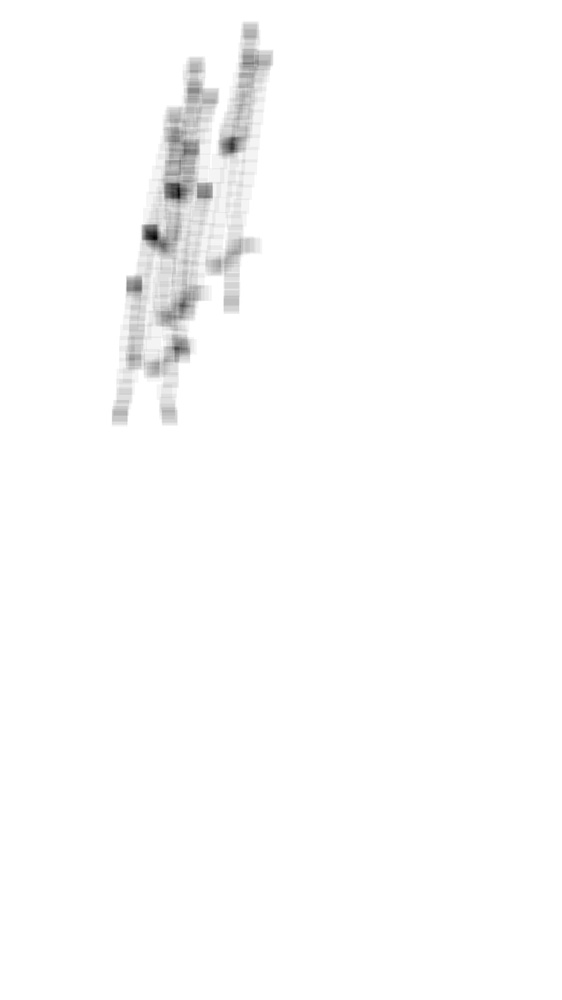
#> input picture heat.jpg, 562 x 1000 px, shrunk from 1080 x 1920 before the run
$ python -i DetectImage.py   (imports and definitions only)
#> lines starting #> are read from the running program, lines starting #| are printed output that depends on the picture; after the words box and inside, x2 and y2 are one past the last pixel; in counts of white or black regions, pixels touching at a corner belong together
#> further down, picture is the input picture: shape (1000, 562, 3); min 1, max 255, mean 252.3
"""
    @FileName:DetectImage.py
    @Author:yikai yang
    @Date:2023/1/12
    @Desc:Null
"""

import cv2
import numpy as np
from matplotlib import cm
from matplotlib.colors import ListedColormap, Normalize
from scipy.stats import multivariate_normal
import queue

COLOUR_ROUTE = (255, 0, 0)
RADIOS_ROUTE = 10


class DetectImage():

    # [7 lines left out: function __init__, not called in this run]

    def __init__(self):

        self.draw_list = []
        self.frame_size = ()
        self.route = []

    def set_draw_list(self, draw_list):

        self.draw_list = draw_list

    def set_frame_size(self, frame_size):

        self.frame_size = frame_size

    def set_route(self, route):

        self.route = route

    # [114 lines left out: functions draw_route, draw_already, calcutate_normal, hot_draw, judge_in_zoom, not called in this run]

    def calculate_hot(self, image):
        """
            generate in heat zone and out heat zone time list

            :argument image, left finger data, right finger data, which finger to draw
            :return time start into the zone list, time out into the zone list
        """
        heatmap = cv2.cvtColor(image, cv2.COLOR_BGR2RGB)

        # Convert the image to grayscale
        gray_heatmap = cv2.cvtColor(heatmap, cv2.COLOR_RGB2GRAY)

        # Apply a threshold to identify the heavy color areas
        _, thresholded = cv2.threshold(gray_heatmap, 0, 255, cv2.THRESH_BINARY + cv2.THRESH_OTSU)
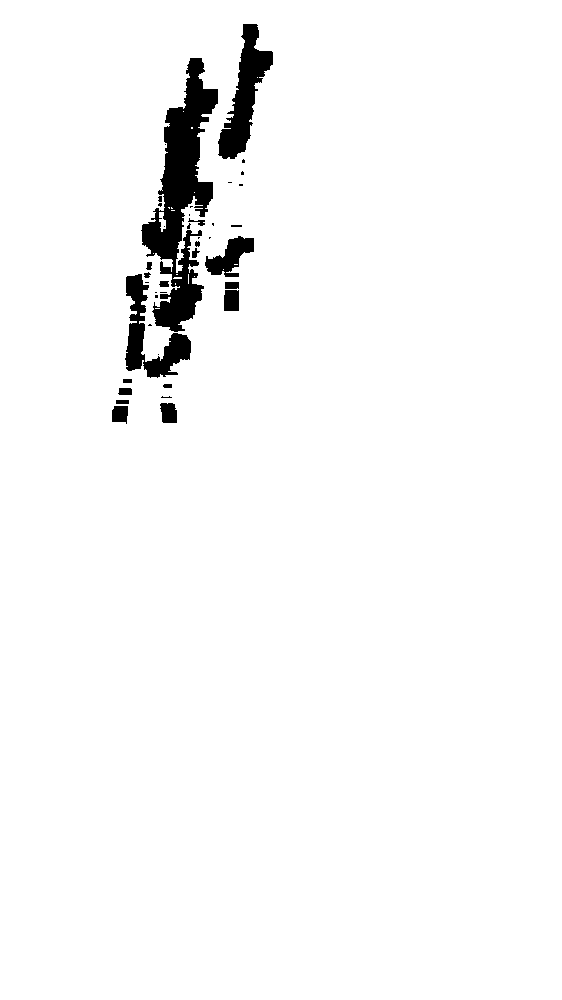
#> thresholded: shape (1000, 562); 97% white; 40 black regions (20 under 20 px), largest, box (x1, y1, x2, y2) and area: (141, 58, 218, 332) 8821, (218, 24, 273, 159) 3034, (125, 274, 191, 378) 2510

        # Find the contours of the thresholded areas
        contours, _ = cv2.findContours(thresholded, cv2.RETR_EXTERNAL, cv2.CHAIN_APPROX_SIMPLE)
#> contours = [[[0, 0], [0, 999], [561, 999], [561, 0]]]

        isInZoom = [False, False, False, False, False, False, False, False, False, False]

        for i in range(len(self.draw_list)):

            if self.draw_list[i] and not isInZoom[i]:
                x, y = self.judge_in_zoom(contours, x, y)
                if x != -1:
                    self.queueList[i].put((x, y))

        for i in range(len(self.draw_list)):

            if self.draw_list[i]:
                self.draw_route_hot(self.queueList[i], contours)

        return contours

    # [18 lines left out: function draw_route_hot, not called in this run]

>>> import cv2
>>> picture = cv2.imread('../heat.jpg')
>>> result = DetectImage().calculate_hot(picture)
#> result = [[[0, 0], [0, 999], [561, 999], [561, 0]]]
